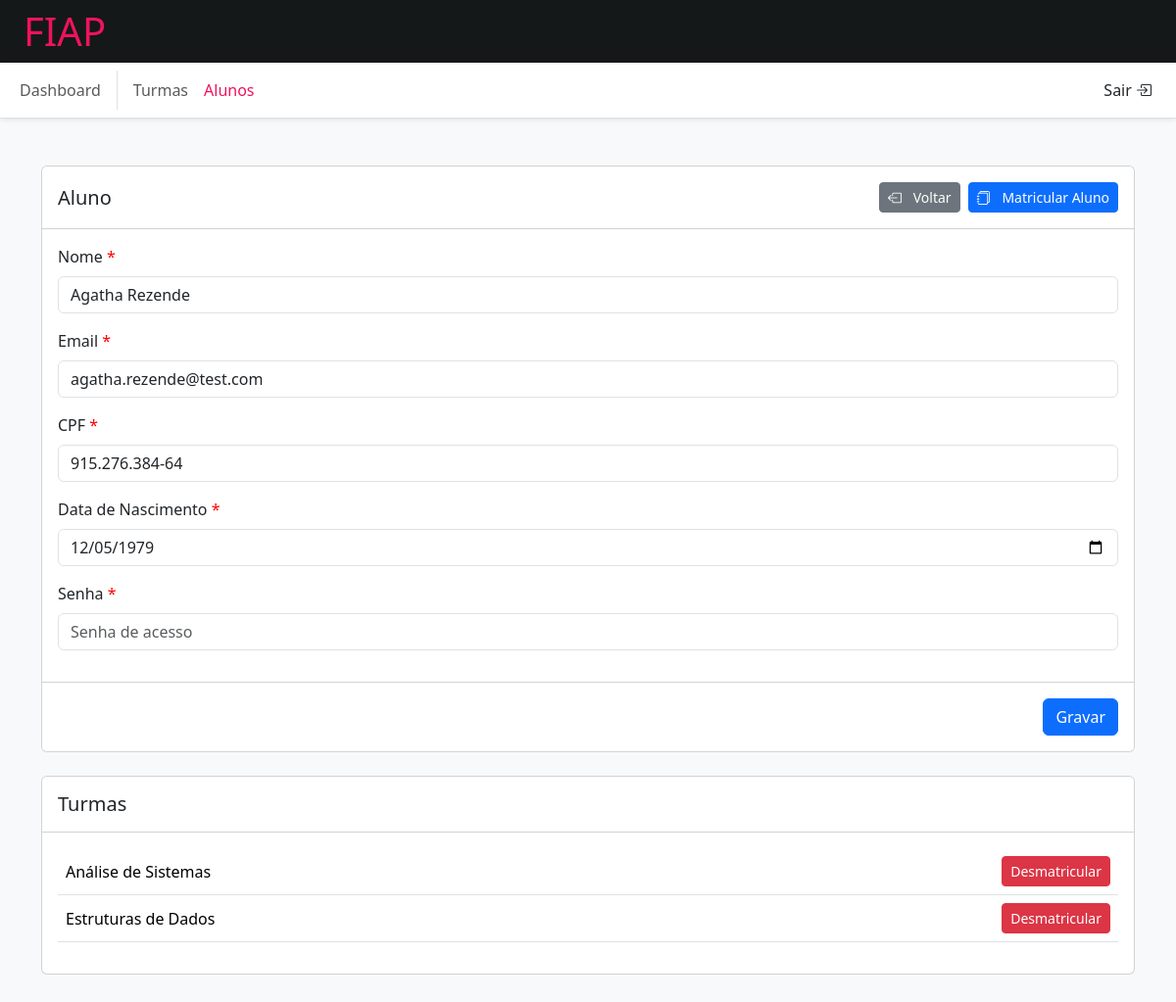
Page /admin/students/form?id=19 (signed in) on the committed database.
### tables this page shows
CREATE TABLE students
(
    id         INT AUTO_INCREMENT PRIMARY KEY,
    name       VARCHAR(255),
    email      VARCHAR(255) UNIQUE,
    password   VARCHAR(255),
    birth_date DATE,
    cpf        VARCHAR(14) UNIQUE,
    created_at TIMESTAMP DEFAULT CURRENT_TIMESTAMP(),
    INDEX (birth_date)
);

CREATE TABLE enrollments
(
    id         INT AUTO_INCREMENT PRIMARY KEY,
    student_id INT,
    class_id   INT,
    created_at TIMESTAMP DEFAULT CURRENT_TIMESTAMP,
    FOREIGN KEY (student_id) REFERENCES students (id) ON DELETE CASCADE,
    FOREIGN KEY (class_id) REFERENCES classes (id) ON DELETE CASCADE
);

CREATE TABLE classes
(
    id          INT AUTO_INCREMENT PRIMARY KEY,
    name        VARCHAR(255),
    description TEXT,
    created_at  TIMESTAMP DEFAULT CURRENT_TIMESTAMP
);

### src/Shared/Http/Response.php (called while the page is built, shortened)
<?php
class Response
{
    public function view(string $path, array $data = []): void
    {
        try {
            (new View())->render($path, $data);
        } catch (ViewNotFoundException $e) {
            $this->status(500)->view('errors/server-error', ['message' => $e->getMessage()]);
        }
    }
}

### src/Domain/Students/StudentsController.php (called while the page is built, shortened)
<?php
class StudentsController implements HasMiddlewareInterface
{
    public function form(Request $request, Response $response): void
    {
        $studentId = $request->get('id');
        $student = (new StudentsModel())->findBy('id', $studentId);
        $enrollments = (new EnrollmentsModel())->getByStudent($studentId);
        $response->view('students/form', compact('student', 'enrollments', 'classes'));
    }
}

### src/Shared/Http/Router.php (called while the page is built, shortened)
<?php
class Router
{
    private array $routes = [];
    public function add(string $uri, string $method, array $action): void
    {
        $this->routes[$method][trim($uri, '/')] = $action;
    }
    public function run(): void
    {
        $path = parse_url(trim($_SERVER['REQUEST_URI'], '/'))['path'];
        $method = $_SERVER['REQUEST_METHOD'];
        $action = $this->routes[$method][$path] ?? ['', ''];
        [$class, $classMethod] = $action;
        $controller = new $class();
        $controller->$classMethod(new Request(), new Response());
    }
}

### public/index.php (called while the page is built, shortened)
<?php
$router = new Router();
$router->add('login', 'GET', [AuthController::class, 'login']);
$router->add('login', 'POST', [AuthController::class, 'attempt']);
$router->add('logout', 'POST', [AuthController::class, 'logout']);
$router->add('admin/dashboard', 'GET', [DashboardController::class, 'index']);
$router->add('admin/classes', 'GET', [ClassesController::class, 'index']);
$router->add('admin/classes/form', 'GET', [ClassesController::class, 'form']);
$router->add('admin/classes/create', 'POST', [ClassesController::class, 'create']);
$router->add('admin/classes/update', 'POST', [ClassesController::class, 'update']);
$router->add('admin/classes/delete', 'POST', [ClassesController::class, 'delete']);
$router->add('admin/classes/delete-enrollment', 'POST', [ClassesController::class, 'deleteEnrollment']);
$router->add('admin/classes/enroll', 'POST', [ClassesController::class, 'enroll']);
$router->add('admin/students', 'GET', [StudentsController::class, 'index']);
$router->add('admin/students/form', 'GET', [StudentsController::class, 'form']);
$router->add('admin/students/create', 'POST', [StudentsController::class, 'create']);
$router->add('admin/students/update', 'POST', [StudentsController::class, 'update']);
$router->add('admin/students/delete', 'POST', [StudentsController::class, 'delete']);
$router->add('admin/students/delete-enrollment', 'POST', [StudentsController::class, 'deleteEnrollment']);
$router->add('admin/students/enroll', 'POST', [StudentsController::class, 'enroll']);
$router->run();

### src/Shared/Database/BaseModel.php (called while the page is built, shortened)
<?php
abstract class BaseModel
{
    protected \PDO $connection;
    protected string $table;
    public function __construct()
    {
        $this->databaseDriver = new MySQLDriver();
        $this->connection = $this->databaseDriver->getConnection();
    }
    public function findBy(string $column, $value): ?\stdClass
    {
        $statement = $this->connection->prepare("SELECT * FROM `{$this->table}` WHERE `{$column}` = :value LIMIT 1");
        $statement->execute(compact('value'));
        return $statement->fetchObject() ?: null;
    }
}

### src/Shared/Database/MySQLDriver.php (called while the page is built, shortened)
<?php
class MySQLDriver implements DatabaseDriverInterface
{
    private PDO $connection;
    public function __construct()
    {
        $env = parse_ini_file(__DIR__ . '/../../../.env');
        [$host, $port, $database, $user, $password] = [
            $env['DB_HOST'] ?? '127.0.0.1',
            $env['DB_PORT'] ?? '3306',
            $env['DB_NAME'] ?? null,
            $env['DB_USER'] ?? null,
            $env['DB_PASSWORD'] ?? ''
        ];
        try {
            $this->connection = new PDO(
                "mysql:host=$host;port=$port;dbname=$database",
                $user,
                $password,
                [
                    PDO::ATTR_ERRMODE => PDO::ERRMODE_EXCEPTION,
                    PDO::ATTR_DEFAULT_FETCH_MODE => PDO::FETCH_OBJ,
                ]
            );
        } catch (\PDOException $e) {
            (new Response())
                ->status(400)
                ->view('errors/server-error', ['message' => $e->getMessage()]);
        }
    }
    public function getConnection(): \PDO
    {
        return $this->connection;
    }
}

### src/Shared/Http/Request.php (called while the page is built, shortened)
<?php
class Request
{
    public function get(string $key, $default = null): ?string
    {
        $value = $_POST[$key] ?? $_GET[$key] ?? null;
        return trim(htmlspecialchars($value));
    }
}

### src/Domain/Enrollments/EnrollmentsModel.php (called while the page is built, shortened)
<?php
class EnrollmentsModel extends BaseModel
{
    public function getByStudent($studentId): array
    {
        $statement = $this->connection->prepare("
        SELECT
            enrollments.id,
            enrollments.student_id,
            enrollments.class_id,
            classes.name AS class_name,
            CONCAT(students.name, ' (', students.email, ')') AS student
        FROM enrollments
        LEFT JOIN classes ON classes.id = enrollments.class_id
        LEFT JOIN students ON students.id = enrollments.student_id
        WHERE enrollments.student_id = :student_id
        ");
        $statement->bindParam(':student_id', $studentId, \PDO::PARAM_INT);
        $statement->execute();
        return $statement->fetchAll(\PDO::FETCH_OBJ);
    }
}

### views/students/form.php (the view, shortened to what this page needs)
<?php include(__DIR__ . '/../layouts/admin/header.php') ?>
    <div class="container">
        <form class="card" method="POST" autocomplete="off"
              action="<?= $this->student->id ?? false ? "/admin/students/update" : '/admin/students/create' ?>">
            <div class="card-header">
                <div class="d-flex align-items-center justify-content-between">
                    <h5>Aluno</h5>
                    <div>
                        <a class="btn btn-sm btn-secondary me-1" type="button" href="/admin/students">
                            <i class="bi bi-box-arrow-left me-2"></i>
                            Voltar
                        </a>
                        <?php if ($this->student->id ?? false) : ?>
                            <button class="btn btn-sm btn-primary" type="button" data-bs-toggle="modal"
                                    data-bs-target="#enrollmentModal">
                                <i class="bi bi-journals me-2"></i>
                                Matricular Aluno
                            </button>
                        <?php endif; ?>
                    </div>
                </div>
            </div>
            <div class="card-body">
                <div class="form-group mb-3">
                    <label class="form-label required" for="nome">Nome</label>
                    <input value="<?= $this->student->name ?? '' ?>" type="text" class="form-control" name="nome"
                           id="nome"
                           placeholder="Nome do aluno" required>
                </div>
                <div class="form-group mb-3">
                    <label class="form-label required" for="email">Email</label>
                    <input value="<?= $this->student->email ?? '' ?>" type="email" class="form-control" name="email"
                           id="email"
                           placeholder="Email" required>
                </div>
                <div class="form-group mb-3">
                    <label class="form-label required" for="cpf">CPF</label>
                    <input value="<?= $this->student->cpf ?? '' ?>" type="text" class="form-control" name="cpf"
                           id="cpf"
                           placeholder="Email" required>
                </div>
                <div class="form-group mb-3">
                    <label class="form-label required" for="data_de_nascimento">Data de Nascimento</label>
                    <input value="<?= $this->student->birth_date ?? '' ?>" type="date" class="form-control"
                           name="data_de_nascimento"
                           id="data_de_nascimento"
                           required>
                </div>
                <div class="form-group mb-3">
                    <label class="form-label required" for="senha">Senha</label>
                    <input type="password" class="form-control" name="senha"
                           id="senha"
                           placeholder="Senha de acesso">
                </div>
            </div>
            <div class="card-footer text-end">
                <button class="btn btn-primary">
                    Gravar
                </button>
            </div>
        </form>
        <?php if ($this->enrollments) : ?>
            <div class="card mt-4">
                <div class="card-header">
                    <h5>Turmas</h5>
                </div>
                <div class="card-body">
                    <table class="table table-hover">
                        <tbody>
                        <?php foreach ($this->enrollments as $enrollment) : ?>
                            <tr>
                                <td><?= $enrollment->class_name ?></td>
                                <td class="text-end">
                                    <form method="POST"
                                          action="/admin/students/delete-enrollment?enrollment_id=<?= $enrollment->id ?>&student_id=<?= $this->student->id ?>">
                                        <button class="btn btn-sm btn-danger">
                                            Desmatricular
                                        </button>
                                    </form>
                                </td>
                            </tr>
                        <?php endforeach; ?>
                        </tbody>
                    </table>
                </div>
            </div>
        <?php endif; ?>
    </div>
<?php include(__DIR__ . '/../layouts/admin/footer.php') ?>

### rows in the picture
students: nome "Agatha Rezende", email "agatha.rezende@test.com", cpf "915.276.384-64", data_de_nascimento "12/05/1979"
enrollments: class.name "Análise de Sistemas"
enrollments: class.name "Estruturas de Dados"
